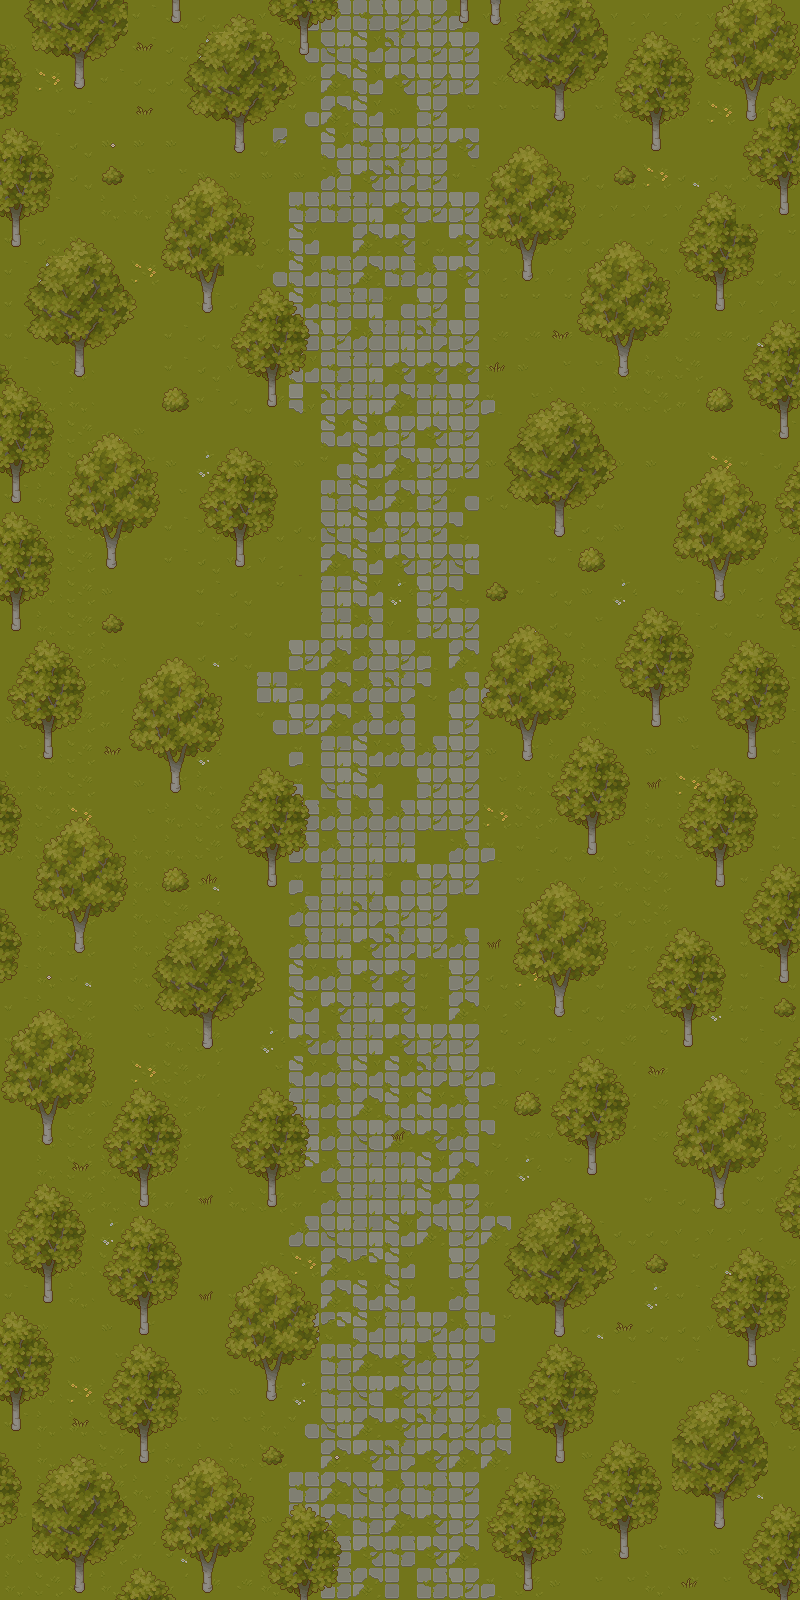

A 2D game scene composited from a Tiled map and its tileset images. What follows is a short description and the map's XML, with every tile layer's data as written:
An orthogonal 25x50 tile map with 32x32 px tiles, 2 tile layers (ground, collisionLayer), 2 tilesets.

<map version="1.5" tiledversion="1.7.2" orientation="orthogonal" renderorder="right-down" width="25" height="50" tilewidth="32" tileheight="32" infinite="0" nextlayerid="3" nextobjectid="1">
 <editorsettings>
  <export target="forest-path.json" format="json" />
 </editorsettings>
 <tileset firstgid="1" name="grass" tilewidth="32" tileheight="32" tilecount="64" columns="8">
  <image source="../tilesets/forest/grass.png" width="256" height="256" />
 </tileset>
 <tileset firstgid="65" name="plant" tilewidth="32" tileheight="32" tilecount="256" columns="16">
  <image source="../tilesets/forest/plant.png" width="512" height="512" />
  <tile id="0">
   <properties>
    <property name="collides" type="bool" value="false" />
   </properties>
  </tile>
  <tile id="1">
   <properties>
    <property name="collides" type="bool" value="false" />
   </properties>
  </tile>
  <tile id="2">
   <properties>
    <property name="collides" type="bool" value="false" />
   </properties>
  </tile>
  <tile id="3">
   <properties>
    <property name="collides" type="bool" value="false" />
   </properties>
  </tile>
  <tile id="4">
   <properties>
    <property name="collides" type="bool" value="false" />
   </properties>
  </tile>
  <tile id="5">
   <properties>
    <property name="collides" type="bool" value="false" />
   </properties>
  </tile>
  <tile id="6">
   <properties>
    <property name="collides" type="bool" value="false" />
   </properties>
  </tile>
  <tile id="7">
   <properties>
    <property name="collides" type="bool" value="false" />
   </properties>
  </tile>
  <tile id="8">
   <properties>
    <property name="collides" type="bool" value="false" />
   </properties>
  </tile>
  <tile id="9">
   <properties>
    <property name="collides" type="bool" value="false" />
   </properties>
  </tile>
  <tile id="10">
   <properties>
    <property name="collides" type="bool" value="false" />
   </properties>
  </tile>
  <tile id="11">
   <properties>
    <property name="collides" type="bool" value="false" />
   </properties>
  </tile>
  <tile id="16">
   <properties>
    <property name="collides" type="bool" value="false" />
   </properties>
  </tile>
  <tile id="17">
   <properties>
    <property name="collides" type="bool" value="true" />
   </properties>
  </tile>
  <tile id="18">
   <properties>
    <property name="collides" type="bool" value="true" />
   </properties>
  </tile>
  <tile id="19">
   <properties>
    <property name="collides" type="bool" value="true" />
   </properties>
  </tile>
  <tile id="20">
   <properties>
    <property name="collides" type="bool" value="false" />
   </properties>
  </tile>
  <tile id="21">
   <properties>
    <property name="collides" type="bool" value="true" />
   </properties>
  </tile>
  <tile id="22">
   <properties>
    <property name="collides" type="bool" value="true" />
   </properties>
  </tile>
  <tile id="23">
   <properties>
    <property name="collides" type="bool" value="true" />
   </properties>
  </tile>
  <tile id="24">
   <properties>
    <property name="collides" type="bool" value="false" />
   </properties>
  </tile>
  <tile id="25">
   <properties>
    <property name="collides" type="bool" value="true" />
   </properties>
  </tile>
  <tile id="26">
   <properties>
    <property name="collides" type="bool" value="true" />
   </properties>
  </tile>
  <tile id="27">
   <properties>
    <property name="collides" type="bool" value="true" />
   </properties>
  </tile>
  <tile id="32">
   <properties>
    <property name="collides" type="bool" value="false" />
   </properties>
  </tile>
  <tile id="33">
   <properties>
    <property name="collides" type="bool" value="true" />
   </properties>
  </tile>
  <tile id="34">
   <properties>
    <property name="collides" type="bool" value="true" />
   </properties>
  </tile>
  <tile id="35">
   <properties>
    <property name="collides" type="bool" value="true" />
   </properties>
  </tile>
  <tile id="36">
   <properties>
    <property name="collides" type="bool" value="false" />
   </properties>
  </tile>
  <tile id="37">
   <properties>
    <property name="collides" type="bool" value="true" />
   </properties>
  </tile>
  <tile id="38">
   <properties>
    <property name="collides" type="bool" value="true" />
   </properties>
  </tile>
  <tile id="39">
   <properties>
    <property name="collides" type="bool" value="true" />
   </properties>
  </tile>
  <tile id="40">
   <properties>
    <property name="collides" type="bool" value="false" />
   </properties>
  </tile>
  <tile id="41">
   <properties>
    <property name="collides" type="bool" value="true" />
   </properties>
  </tile>
  <tile id="42">
   <properties>
    <property name="collides" type="bool" value="true" />
   </properties>
  </tile>
  <tile id="43">
   <properties>
    <property name="collides" type="bool" value="true" />
   </properties>
  </tile>
  <tile id="48">
   <properties>
    <property name="collides" type="bool" value="false" />
   </properties>
  </tile>
  <tile id="49">
   <properties>
    <property name="collides" type="bool" value="true" />
   </properties>
  </tile>
  <tile id="50">
   <properties>
    <property name="collides" type="bool" value="true" />
   </properties>
  </tile>
  <tile id="51">
   <properties>
    <property name="collides" type="bool" value="true" />
   </properties>
  </tile>
  <tile id="52">
   <properties>
    <property name="collides" type="bool" value="false" />
   </properties>
  </tile>
  <tile id="53">
   <properties>
    <property name="collides" type="bool" value="false" />
   </properties>
  </tile>
  <tile id="54">
   <properties>
    <property name="collides" type="bool" value="true" />
   </properties>
  </tile>
  <tile id="55">
   <properties>
    <property name="collides" type="bool" value="false" />
   </properties>
  </tile>
  <tile id="56">
   <properties>
    <property name="collides" type="bool" value="false" />
   </properties>
  </tile>
  <tile id="57">
   <properties>
    <property name="collides" type="bool" value="true" />
   </properties>
  </tile>
  <tile id="58">
   <properties>
    <property name="collides" type="bool" value="true" />
   </properties>
  </tile>
  <tile id="59">
   <properties>
    <property name="collides" type="bool" value="true" />
   </properties>
  </tile>
  <tile id="64">
   <properties>
    <property name="collides" type="bool" value="false" />
   </properties>
  </tile>
  <tile id="65">
   <properties>
    <property name="collides" type="bool" value="false" />
   </properties>
  </tile>
  <tile id="66">
   <properties>
    <property name="collides" type="bool" value="true" />
   </properties>
  </tile>
  <tile id="67">
   <properties>
    <property name="collides" type="bool" value="false" />
   </properties>
  </tile>
  <tile id="68">
   <properties>
    <property name="collides" type="bool" value="false" />
   </properties>
  </tile>
  <tile id="69">
   <properties>
    <property name="collides" type="bool" value="false" />
   </properties>
  </tile>
  <tile id="70">
   <properties>
    <property name="collides" type="bool" value="true" />
   </properties>
  </tile>
  <tile id="71">
   <properties>
    <property name="collides" type="bool" value="false" />
   </properties>
  </tile>
  <tile id="72">
   <properties>
    <property name="collides" type="bool" value="false" />
   </properties>
  </tile>
  <tile id="73">
   <properties>
    <property name="collides" type="bool" value="true" />
   </properties>
  </tile>
  <tile id="74">
   <properties>
    <property name="collides" type="bool" value="true" />
   </properties>
  </tile>
  <tile id="75">
   <properties>
    <property name="collides" type="bool" value="true" />
   </properties>
  </tile>
 </tileset>
 <layer id="1" name="ground" width="25" height="50">
  <data encoding="csv">
1,1,1,1,3,4,4,4,12,56,61,41,42,42,55,12,12,12,12,12,12,12,12,8,4,
9,9,1,1,3,4,22,12,20,56,49,62,50,42,42,20,20,8,20,20,20,20,20,12,12,
17,30,1,3,4,4,20,20,28,28,57,62,58,42,42,28,28,28,28,28,28,28,28,20,20,
1,1,3,1,1,1,1,1,3,56,57,62,9,42,17,17,17,17,17,25,26,27,30,28,28,
1,3,4,9,9,9,1,1,59,1,62,41,42,42,58,1,1,1,1,1,1,1,1,1,3,
1,3,4,17,17,17,9,9,9,9,61,58,50,42,3,4,4,4,4,4,30,8,4,4,4,
1,3,1,25,25,25,17,17,1,41,41,34,58,42,42,4,12,12,12,12,12,12,12,12,12,
3,4,9,1,1,3,4,4,4,62,1,57,58,4,58,4,4,4,4,4,4,4,4,20,20,
3,22,17,1,30,1,1,1,56,62,41,57,41,61,58,12,12,12,12,12,12,12,12,4,4,
3,1,25,9,1,1,3,4,4,62,41,34,56,42,35,20,20,20,20,20,20,20,20,12,12,
3,9,25,1,1,3,4,4,12,43,42,61,34,50,42,28,28,28,28,28,28,28,28,8,20,
3,17,25,1,1,3,4,12,20,62,41,34,58,58,58,9,9,17,17,25,25,26,1,1,3,
3,25,25,1,1,1,3,4,28,60,50,34,57,34,42,55,17,25,25,25,26,27,1,1,3,
3,25,26,8,9,1,1,1,1,1,62,62,42,58,42,1,1,1,1,1,1,1,1,1,3,
3,25,26,17,17,9,22,9,9,9,56,62,57,42,42,9,9,9,9,9,9,1,30,3,4,
3,25,26,25,1,17,17,17,1,1,41,62,57,42,56,4,4,4,4,1,1,1,3,4,4,
3,25,26,30,1,3,4,4,4,4,49,62,42,42,53,1,1,3,4,9,1,1,3,4,4,
3,25,26,1,1,3,4,12,12,1,57,62,58,42,49,1,1,3,1,1,1,3,4,4,12,
3,25,26,9,1,1,3,4,20,1,34,62,22,42,53,1,3,4,9,22,1,3,4,12,20,
1,25,26,17,1,1,3,4,1,1,34,61,12,42,42,1,8,4,17,1,1,3,4,20,28,
1,25,26,25,1,1,8,4,1,42,57,61,42,55,57,1,3,1,25,1,1,3,1,1,3,
1,25,26,27,1,0,1,1,34,55,57,61,50,53,61,55,1,9,25,1,1,1,1,1,3,
9,25,26,27,1,1,9,1,56,42,57,61,61,1,42,1,9,17,25,1,1,9,1,1,3,
17,25,26,1,1,9,22,1,1,55,34,62,61,61,42,9,17,25,26,1,9,17,1,1,3,
25,25,26,1,9,17,25,1,1,55,49,62,1,42,42,17,25,26,1,1,17,30,1,1,3,
25,26,30,1,17,25,26,1,1,41,61,61,61,42,42,30,26,27,1,9,25,25,1,1,3,
25,26,27,1,25,25,26,1,1,61,61,34,34,1,61,55,3,4,4,17,25,26,1,1,3,
1,25,26,1,25,26,8,1,1,55,34,34,56,42,42,1,3,4,12,25,26,1,1,3,4,
1,25,26,1,25,26,27,1,1,61,34,50,42,42,1,1,3,4,20,4,26,1,1,3,4,
3,25,26,1,25,26,27,1,1,61,34,58,50,42,61,1,1,3,4,12,27,1,1,3,4,
3,25,8,1,25,26,27,1,1,62,61,58,58,3,42,4,30,3,4,20,4,1,1,3,4,
3,25,26,1,9,17,25,1,1,62,58,34,58,3,57,12,2,3,4,28,12,1,22,3,4,
3,25,26,1,17,25,26,1,22,58,61,34,58,42,42,20,4,3,4,28,20,1,1,3,4,
3,25,26,1,30,26,27,1,17,62,61,62,62,50,42,55,12,3,4,27,28,1,1,3,4,
1,25,26,9,25,26,27,1,25,34,61,57,62,62,61,28,20,4,4,27,28,4,0,3,4,
1,25,26,17,25,26,1,9,17,34,61,49,57,58,61,53,28,12,4,27,28,12,0,3,4,
1,25,26,25,26,27,1,17,25,48,61,34,34,62,57,27,22,20,1,1,1,1,3,4,4,
1,25,26,25,26,27,9,25,26,27,61,34,34,62,42,27,1,1,1,1,3,4,4,4,12,
3,4,25,22,27,1,1,1,1,61,49,34,62,57,42,57,1,0,3,4,4,12,12,12,20,
3,4,25,26,1,9,1,1,3,30,57,48,62,1,42,1,3,4,4,12,12,20,8,20,28,
3,1,25,1,9,1,1,3,4,1,57,62,62,1,61,1,1,1,1,1,22,3,4,4,20,
3,9,1,9,17,1,1,3,1,61,48,62,34,42,61,52,1,1,8,4,4,4,12,1,1,
3,17,9,17,1,1,1,1,9,17,41,57,58,61,42,1,1,1,1,1,1,3,1,1,3,
3,25,30,25,1,9,9,9,17,22,41,49,58,42,42,1,9,1,1,3,1,1,1,3,4,
3,25,25,26,9,17,17,17,25,56,49,57,58,50,42,61,1,1,1,1,1,1,3,4,12,
1,25,8,26,17,25,25,25,26,1,57,58,50,58,57,57,1,1,9,1,1,3,4,4,20,
9,25,25,26,25,25,26,27,1,41,57,49,61,41,42,1,9,9,1,0,1,1,1,8,1,
17,25,25,26,27,28,20,12,9,49,57,41,57,58,42,9,17,1,1,1,9,1,1,1,9,
25,26,25,26,27,8,28,20,17,57,41,58,41,58,57,17,25,1,9,9,17,9,9,9,17,
25,26,27,25,26,27,28,28,25,9,41,57,36,41,42,55,26,9,17,17,25,17,17,17,25
</data>
 </layer>
 <layer id="2" name="collisionLayer" width="25" height="50">
  <data encoding="csv">
97,98,99,100,138,139,140,67,122,123,124,0,0,0,139,135,82,83,84,74,75,76,86,87,88,
92,114,115,116,257,81,82,83,84,139,0,0,0,0,0,97,98,99,100,90,91,92,102,103,104,
108,130,131,132,133,97,98,99,100,101,0,0,0,0,0,113,114,115,116,106,107,108,118,119,120,
124,0,0,0,257,113,114,115,116,117,0,0,0,0,0,129,130,131,132,122,123,124,134,135,91,
91,92,0,308,0,129,130,131,132,133,0,0,0,0,0,70,71,72,0,138,139,140,0,106,107,
107,108,0,162,0,70,71,72,0,0,0,0,0,0,0,86,87,88,0,162,0,74,75,122,123,
123,124,0,0,0,86,87,88,0,0,0,0,0,0,0,102,103,104,0,0,0,90,91,138,139,
139,140,67,68,69,102,103,104,0,0,0,0,0,0,0,118,119,120,70,71,72,106,107,108,0,
81,82,83,84,85,118,119,74,75,76,0,0,0,0,0,134,135,136,86,87,88,122,123,124,0,
97,98,99,100,101,134,135,90,91,92,0,0,0,0,0,0,0,0,102,103,104,138,139,140,0,
113,114,115,116,117,0,0,106,107,108,0,0,0,0,0,0,0,257,118,119,120,0,0,90,91,
92,130,131,132,133,0,0,122,123,124,0,0,0,0,0,258,0,0,134,135,136,0,0,106,107,
91,92,0,0,0,164,0,138,139,140,0,0,0,0,0,65,66,67,68,69,0,0,164,122,123,
107,108,70,71,72,0,74,75,76,0,0,0,0,0,0,81,82,83,84,85,0,0,0,138,139,
123,124,86,87,88,0,90,91,92,0,0,0,0,0,0,97,98,99,100,101,0,70,71,72,90,
139,140,102,103,104,0,106,107,108,0,0,0,0,0,0,113,114,115,116,117,0,86,87,88,106,
91,92,118,119,120,0,122,123,124,0,0,0,0,0,0,129,130,131,132,133,0,102,103,104,122,
107,108,134,135,136,0,138,139,74,75,76,0,0,0,0,0,0,0,164,0,0,118,119,120,90,
123,124,0,0,0,0,0,0,0,0,0,0,0,0,0,162,0,0,0,74,75,76,135,136,106,
139,140,76,162,0,0,0,0,0,0,0,0,0,0,0,70,71,72,0,90,91,92,0,0,122,
90,91,92,0,70,71,72,0,0,0,0,0,0,0,0,86,87,88,0,106,107,108,90,91,92,
106,107,108,0,86,87,88,0,0,0,0,0,0,0,0,102,103,104,0,122,123,124,106,107,108,
122,123,124,0,102,103,104,0,0,0,0,0,0,0,0,118,119,120,0,138,139,140,122,123,124,
138,139,140,257,118,119,120,74,75,76,0,0,0,0,0,134,135,90,91,92,0,74,138,139,140,
92,0,0,0,134,135,136,90,91,92,0,0,0,0,0,0,0,106,107,108,291,90,91,92,0,
108,70,71,72,0,0,0,106,107,108,0,0,0,0,0,0,0,122,123,124,0,106,107,108,0,
124,86,87,88,0,0,0,122,123,124,0,0,0,0,0,0,0,138,139,140,0,122,123,124,0,
140,102,103,104,0,164,258,138,139,140,0,0,0,0,0,0,70,71,72,0,0,138,139,90,91,
92,118,119,120,65,66,67,68,69,0,0,0,0,0,0,0,86,87,88,0,74,75,76,106,107,
108,134,135,136,81,82,83,84,85,0,0,0,0,0,0,291,102,103,104,0,90,91,92,122,123,
124,308,0,0,97,98,99,100,101,0,0,0,0,0,0,0,118,119,120,0,106,107,108,138,139,
140,71,72,0,113,114,115,116,117,0,0,0,0,0,0,0,134,135,136,0,122,123,124,0,162,
86,87,88,0,129,130,131,132,133,0,0,0,0,0,0,0,0,74,75,76,138,139,140,0,90,
102,103,104,0,0,0,0,74,75,76,0,0,0,0,0,0,0,90,91,92,257,70,71,72,106,
118,119,120,90,91,92,0,90,91,92,0,0,0,0,0,0,164,106,107,108,0,86,87,88,122,
134,135,136,106,107,108,0,106,107,108,0,0,291,0,0,0,0,122,123,124,0,102,103,104,138,
0,0,257,122,123,124,0,122,123,124,0,0,0,0,0,0,0,138,139,140,0,118,119,120,90,
90,91,92,138,139,140,291,138,139,140,0,0,0,0,0,65,66,67,68,69,0,134,135,136,106,
106,107,108,90,91,92,0,0,0,0,0,0,0,0,0,81,82,83,84,85,0,0,74,75,122,
122,123,124,106,107,108,0,70,71,72,0,0,0,0,0,97,98,99,100,101,162,0,90,91,92,
138,139,140,122,123,124,291,86,87,88,0,0,0,0,0,113,114,115,116,117,0,0,106,107,108,
91,92,0,138,139,140,0,102,103,104,0,0,0,0,0,129,130,131,132,257,0,0,122,123,124,
107,108,0,90,91,92,0,118,119,120,0,0,0,0,0,0,90,91,92,0,0,0,138,139,90,
123,124,0,106,107,108,0,134,135,136,0,0,0,0,0,0,106,107,108,0,65,66,67,68,106,
139,140,257,122,123,124,0,0,0,0,0,0,0,0,0,0,122,123,124,0,81,82,83,84,122,
92,66,67,138,139,140,71,72,162,0,308,0,0,0,0,74,138,139,90,91,92,98,99,100,138,
108,82,83,84,85,86,87,88,0,0,0,0,0,0,0,90,91,92,106,107,108,114,115,116,117,
124,98,99,100,101,102,103,104,90,91,92,0,0,0,0,106,107,108,122,123,124,130,131,90,91,
140,114,115,116,117,118,119,120,106,107,108,0,0,0,0,122,123,124,138,139,140,0,0,106,107,
129,130,131,90,91,92,135,136,122,123,124,0,0,0,0,138,139,140,0,0,0,258,0,122,123
</data>
 </layer>
</map>
